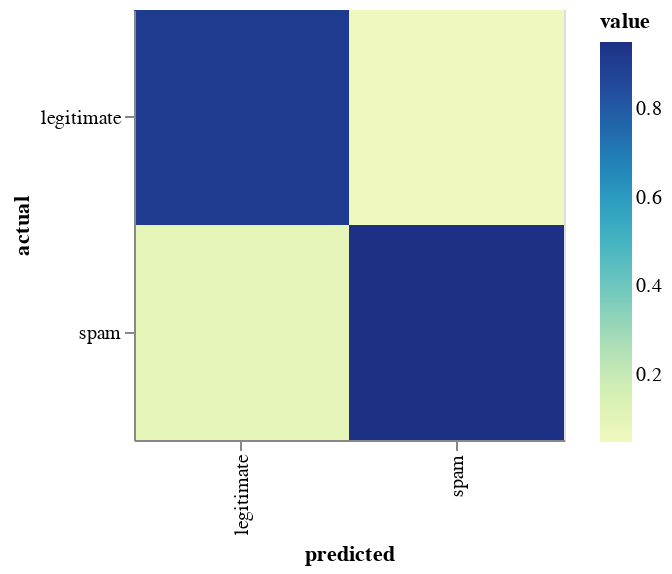

Notebook cell for this chart:
### Code cell
chart

### Figure 1 — Vega-Lite specification as saved in the notebook (floating-point values rounded to 4 significant figures)
{"config": {"view": {"continuousWidth": 400, "continuousHeight": 300}}, "data": {"name": "data-c8a2b56eb80960d077dbe466748c730f"}, "mark": "rect", "encoding": {"color": {"field": "value", "type": "quantitative"}, "tooltip": [{"field": "raw_count", "type": "quantitative"}], "x": {"field": "predicted", "type": "ordinal"}, "y": {"field": "actual", "type": "ordinal"}}, "height": 215, "width": 215, "$schema": "https://vega.github.io/schema/vega-lite/v4.17.0.json", "datasets": {"data-c8a2b56eb80960d077dbe466748c730f": [{"predicted": "legitimate", "actual": "legitimate", "raw_count": 4604, "value": 0.912}, {"predicted": "legitimate", "actual": "spam", "raw_count": 444, "value": 0.08796}, {"predicted": "spam", "actual": "legitimate", "raw_count": 240, "value": 0.04847}, {"predicted": "spam", "actual": "spam", "raw_count": 4712, "value": 0.9515}]}}
